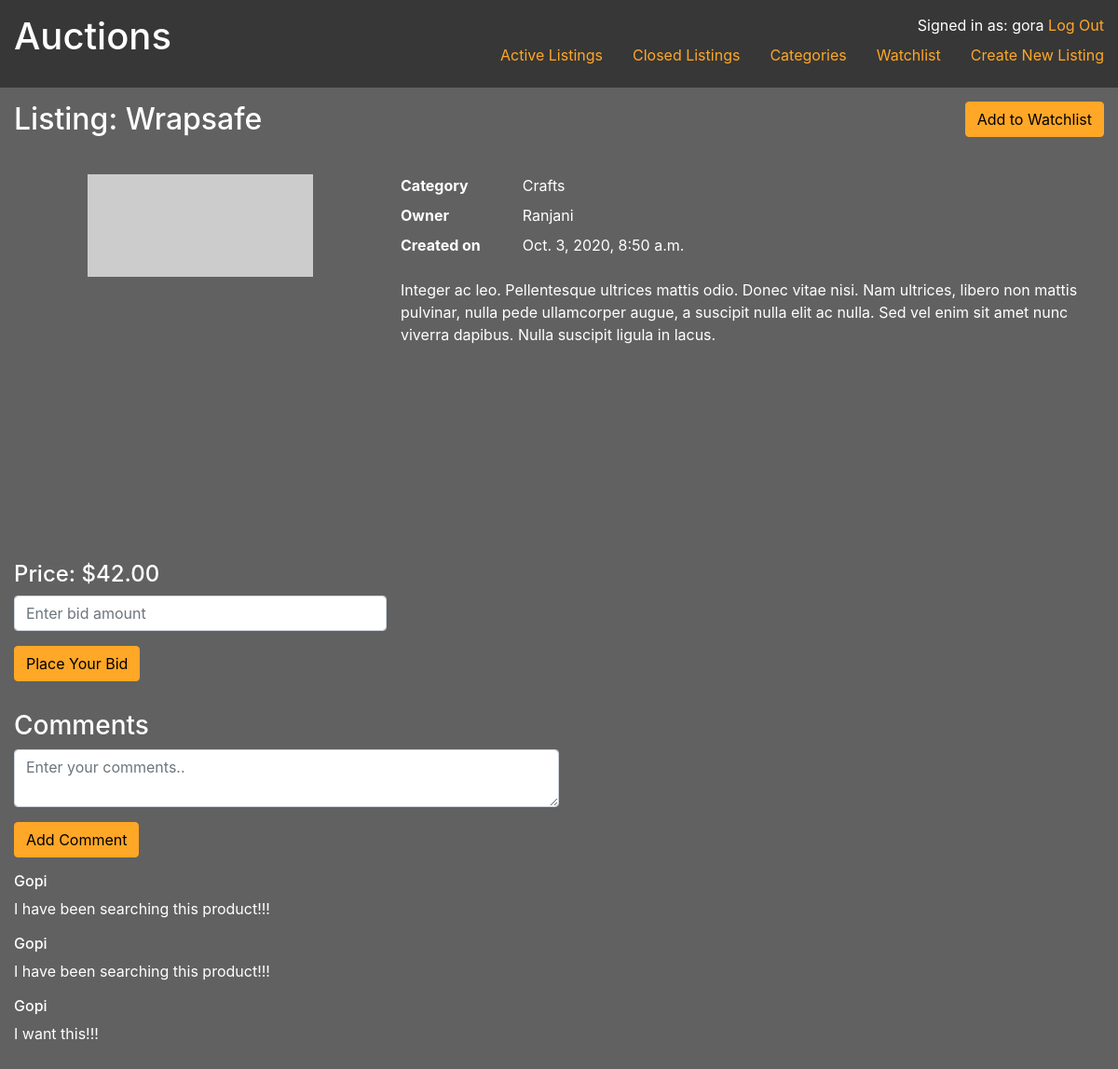
The page /listingpage/9 (signed in) on the database its author committed.
### auctions/models.py (models this page shows, shortened)
class User(AbstractUser):
    pass

class Product(models.Model):
    name = models.CharField(max_length=64)
    category = models.ForeignKey(Category, on_delete=models.SET_NULL, related_name="products", null=True, blank=True)
    current_price = models.DecimalField(max_digits=10, decimal_places=2)
    description = models.TextField()
    image_url = models.URLField(null=True, blank=True)
    owner = models.ForeignKey(User, on_delete=models.CASCADE, related_name="products")
    created_date = models.DateTimeField(auto_now_add=True)
    open = models.BooleanField(default=True)
    winner = models.ForeignKey(User, on_delete=models.SET_NULL, null=True, blank=True)

class Category(models.Model):
    name = models.CharField(max_length=64)

class Comment(models.Model):
    product = models.ForeignKey(Product, on_delete=models.CASCADE, related_name="comments")
    user = models.ForeignKey(User, on_delete=models.CASCADE, related_name="comments")
    comment = models.TextField(max_length=100)

### auctions/views.py (the view, shortened to what this page needs)
# urls.py: path("listingpage/<int:product_id>", views.listingpage, name="listingpage"),
def listingpage(request, product_id):
    product = Product.objects.get(pk=product_id)
    comments = Comment.objects.filter(product=product)
    return render(request, "auctions/listingpage.html", {
        "product": product,
        "is_watching": is_watching(request.user, product),
        "comments": comments
    })

### auctions/views.py (called while the page is built)
def is_watching(user, product):
    if not user.is_authenticated:
        return False
    watch_list = Watchlist.objects.filter(product=product, user=user)
    return bool(len(watch_list))

### auctions/templates/auctions/listingpage.html (shortened to what this page needs)
{% extends "auctions/layout.html" %}
{% load static %}
{% block page_style %}
<link href="{% static 'auctions/listingpage.css' %}" rel="stylesheet">
{% endblock %}
{% block body %}
<article class="listing">
    <h2 class="title">Listing: {{ product.name }}</h2>
    <div class="actions">
        {% if user.is_authenticated %}
        <form method="POST">
            {% csrf_token %} {% if not is_watching %}
            <button type="submit" value="add-watchlist" name="action" class="btn btn-primary custom">
                Add to Watchlist
            </button>
            {% else %}
            <button type="submit" value="remove-watchlist" name="action" class="btn btn-primary custom">
                Remove from Watchlist
            </button>
            {% endif %}
        </form>
        {% endif %}
    </div>
    <div class="image-price">
        <div class="img-container">
            {% if product.image_url %}
            <img src="{{ product.image_url }}">
            {% else %}
            <img src="https://via.placeholder.com/400/FFFFFF/000000?text=No Image Available">
            {% endif %}
        </div>
        <h4>Price: ${{ product.current_price }}</h4>
        {% if user.is_authenticated and product.open %}
        <form method="POST">
            <div class="form-group">
                <input type="number" name="bidamount" placeholder="Enter bid amount" class="form-control"
                       min="{{ product.current_price }}"
                       step="0.01">
            </div>
            <button type="submit" value="place-bid" name="action" class="btn btn-primary custom">
                Place Your Bid
            </button>
        </form>
        {% endif %}
    </div>
    <div class="details">
        <dl class="row">
            <dt class="col-sm-2">Category</dt>
            <dd class="col-sm-10">{{ product.category.name }}</dd>
            <dt class="col-sm-2">Owner</dt>
            <dd class="col-sm-10">{{ product.owner.username }}</dd>
            <dt class="col-sm-2">Created on</dt>
            <dd class="col-sm-10">{{ product.created_date }}</dd>
        </dl>
        <div>
            {{ product.description }}
        </div>
    </div>
    <div class="comments">
        <h3>Comments</h3>
        {% if user.is_authenticated %}
        <form method="POST">
            <div class="form-group">
                <textarea name="comment" class="form-control max-width-50" placeholder="Enter your comments.."></textarea>
            </div>
            <button type="submit" value="add-comment" name="action" class="btn btn-primary custom">
                Add Comment
            </button>
        </form>
        {% endif %}
        {% for comment in comments %}
        <div class="comment">
            <h6>{{ comment.user.username }}</h6>
            <p>{{ comment.comment }}</p>
        </div>
        {% endfor %}
    </div>
</article>
{% endblock %}

### auctions/templates/auctions/layout.html (shortened to what this page needs)
{% load static %}
<html lang="en">
<head>
    <link rel="stylesheet" href="https://stackpath.bootstrapcdn.com/bootstrap/4.4.1/css/bootstrap.min.css"
>
    <link href="{% static 'auctions/master.css' %}" rel="stylesheet">
    {% block page_style %} {% endblock %}
</head>
<body>
<header>
    <h1 class="title">Auctions</h1>
    <div class="user-info">
        {% if user.is_authenticated %}
        Signed in as: {{ user.username }}
        <a href="{% url 'logout' %}">Log Out</a>
        {% else %}
        <a href="{% url 'login' %}">Log In</a>
        |
        <a href="{% url 'register' %}">Register</a>
        {% endif %}
    </div>
    <ul class="nav">
        <li class="nav-item">
            <a class="nav-link" href="{% url 'index' %}">Active Listings</a>
        </li>
        <li class="nav-item">
            <a class="nav-link" href="{% url 'index' %}?closed=true">Closed Listings</a>
        </li>
        <li class="nav-item">
            <a class="nav-link" href="{% url 'categories' %}">Categories</a>
        </li>
        {% if user.is_authenticated %}
        <li class="nav-item">
            <a class="nav-link" href="{% url 'watchlist' %}">Watchlist</a>
        </li>
        <li class="nav-item">
            <a class="nav-link" href="{% url 'createlist' %}">Create New Listing</a>
        </li>
        {% endif %}
    </ul>
</header>
<main>
    {% block body %}
    {% endblock %}
</main>
</body>
</html>

### auctions/static/auctions/master.css (style rules this page uses)
:root { --primary: #616161; --secondary: #ffa726; --primary-text: #ffffff; --primary-dark: #373737; --secondary-text: #000000; --secondary-dark: #c77800; }
body { background-color: var(--primary); color: var(--primary-text); margin: 0; padding: 0; }
a, a:link, a:visited, a:hover, a:focus, a:active { color: var(--secondary); }
header { display: grid; grid-template-areas: "title . status" "title nav nav"; background-color: var(--primary-dark); padding: 15px; }
header .title { grid-area: title; }
header .user-info { grid-area: status; text-align: right; }
header .nav { grid-area: nav; }
header ul { justify-content: flex-end; }
header li:last-child a { padding-right: 0; }
main { padding: 15px; }
h2 { margin-bottom: 25px; }
.max-width-50 { max-width: 50%; }
.btn.btn-primary.custom { background-color: var(--secondary); border-color: var(--secondary); color: var(--secondary-text); }

### auctions/static/auctions/listingpage.css (style rules this page uses)
.listing { display: grid; grid-template-areas: "title title actions" "image-price details details" "comments comments comments"; grid-template-columns: 400px 1fr 1fr; grid-gap: 15px; }
.title { grid-area: title; }
.actions { grid-area: actions; display: flex; justify-content: flex-end; }
.image-price { grid-area: image-price; }
.img-container { height: 400px; text-align: center; margin-bottom: 15px; }
.img-container img { max-width: 100%; max-height: 100%; }
.details { grid-area: details; }
.comments { grid-area: comments; }

### rows shown on the page
User: username "gora"
Product: name "Wrapsafe", current_price "42.00", category.name "Crafts", owner.username "Ranjani", created_date "Oct. 3, 2020, 8:50 a.m.", description "Integer ac leo. Pellentesque ultrices mattis odio. Donec vitae nisi. Nam ultrices, libero non mattis pulvinar, nulla pede ullamcorper augue, a suscipit nulla elit ac nulla. Sed vel enim sit amet nunc viverra dapibus. Nulla suscipit ligula in lacus."
Comment: user.username "Gopi", comment "I have been searching this product!!!"
Comment: user.username "Gopi", comment "I have been searching this product!!!"
Comment: user.username "Gopi", comment "I want this!!!"
